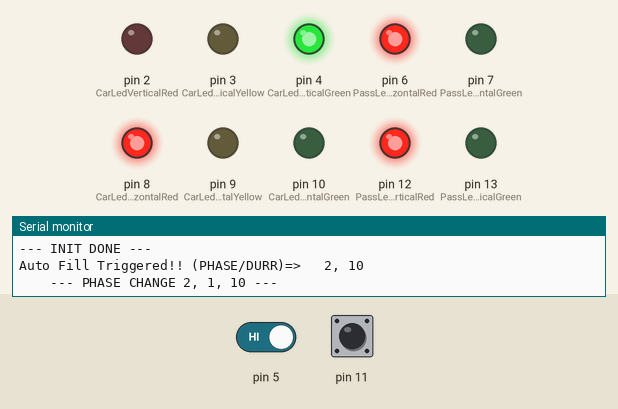
Recording of a sketch running on a simulated Arduino Uno, built with avr-gcc and run on an emulated ATmega328P. Parts: output pins drawn as LEDs (lit = HIGH), the last lines printed to the serial monitor. The inputs (shaded band) are chosen by the test bench; at power-on: pin 5 HIGH, pin 11 HIGH. Random numbers use the default seed unless the sketch sets one.

Above: at 5.8 s.
At 17.0 s:
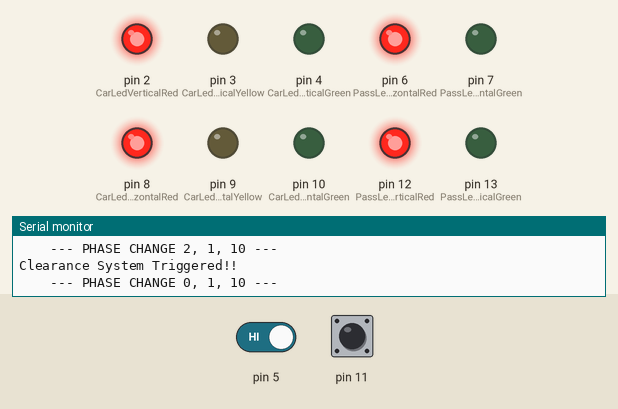
17.1 s: pin 5 driven LOW
At 27.6 s:
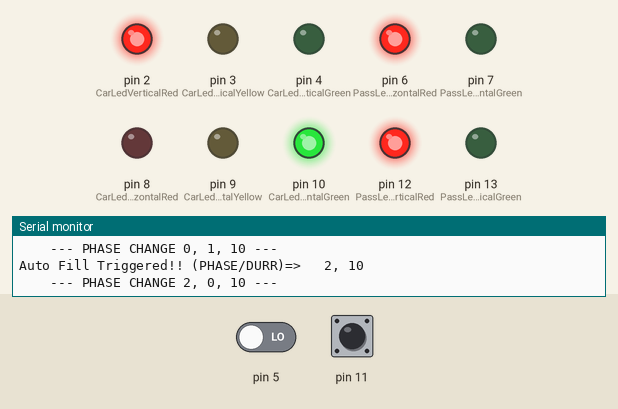
Timing chart, 0 to 38.1 s (numbered marks = the images above; inputs shaded):
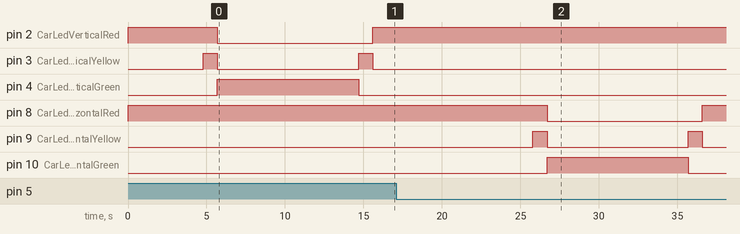

Measured:
- by itself, pin 3 (CarLedVerticalYellow), pin 9 (CarLedHorizontalYellow): alternates HIGH for 0.90 s and LOW for 9.0 s

The sketch:

A_VP_TL.ino
```cpp
/*
  Traffic Light System
  Made for Arduino Uno
  Tim Pape, 11.11.25
*/
#include <Arduino.h>    // For Strings, etc
#include "GPIO.h"       // OS specifics

//#define MAIN_TESTING 1    // Execute tests?

#ifdef MAIN_TESTING
  #include "TL_Tester.h"    // Tests
#endif


#include "Cross.h"          // Main Class


bool _isRunning;


void setup() {
  // put your setup code here, to run once:

  GPIO::init();

  _isRunning = true;


  // TESTS
  #ifdef MAIN_TESTING
    GPIO::println("--- Starting tests ---");
    TL_Tester tester;
    if (!tester.exec()) {
    GPIO::print("\nERROR TEST\n");
    GPIO::print("\nERROR TEST\n");
    GPIO::print("\nERROR TEST\n");
    GPIO::print("\nERROR TEST\n");
    GPIO::print("\nERROR TEST\n");
    GPIO::print("\nERROR TEST\n");
    GPIO::print("\nERROR TEST\n");
    GPIO::print("\nERROR TEST\n");
      _isRunning = false;
    }
  #endif

  GPIO::println("--- INIT DONE ---");
  Cross::init();

}


void loop() {
  if (!_isRunning) { return; }
  Cross::loop();
}
```

Buttons.cpp
```cpp
#include "Buttons.h"
#include <Arduino.h>
#include "GPIO.h"

// Define static members
volatile int _pins[BUTTON_AMOUNT];
volatile bool _pressed[BUTTON_AMOUNT];
volatile int _bounceDelay[BUTTON_AMOUNT];
volatile int _bounce[BUTTON_AMOUNT];
volatile unsigned long _lastTime;
void (*_callbackPressed)() = nullptr;
void (*_callbackReleased)() = nullptr;

// Constructor
Buttons::Buttons(void (*callbackPressed)(int), void (*callbackReleased)(int), const int pin1, const int pin2, const int debounceDelay1, const int debounceDelay2)
{
    _callbackPressed = callbackPressed;
    _callbackReleased = callbackReleased;

    // Store pin mapping
    _pins[0] = pin1;
    _pins[1] = pin2;

    _bounceDelay[0] = debounceDelay1;
    _bounceDelay[1] = (debounceDelay2 < 0 ? debounceDelay1 : debounceDelay2);

    for (int i = 0; i < BUTTON_AMOUNT; i++) {
        _bounce[i] = 0;
        _pressed[i] = false;
    }
    _lastTime = GPIO::getMS();
}

bool Buttons::_getPressed(int i) {
    if (i < 0 || i >= BUTTON_AMOUNT) return false;
    return !_pressed[i];
}


void Buttons::tick() {
    unsigned long currentTime = GPIO::getMS();

    if (currentTime <= _lastTime) {
      return;
    }
    for (int i = 0; i < BUTTON_AMOUNT; i++) {
        bool reading = !GPIO::isInput(_pins[i]);

        // If the reading is different from last stable state
        if (reading != _pressed[i]) {
            _bounce[i]++;
            if (_bounce[i] >= _bounceDelay[i]) {
                _pressed[i] = reading;
                _bounce[i] = 0;
                if (reading) {
                  _callbackPressed(i);
                } else {
                  _callbackReleased(i);
                }
            }
        } else {
            // Reset debounce counter if reading matches current state
            _bounce[i] = 0;
        }
    }
    _lastTime = currentTime;
}

// Returns index of any pressed button, -1 if none
int Buttons::isAnyPressed() {
    for (int i = 0; i < BUTTON_AMOUNT; i++) {
        if (_pressed[i]) return i;
    }
    return -1;
}

// Returns index of pressed button and resets it (like "handle once")
int Buttons::handlePressed() {
    int index = isAnyPressed();
    if (index >= 0) _pressed[index] = false;
    return index;
}

// Check if index is valid
bool Buttons::checkIndex(const int i) {
    return (i >= 0 && i < BUTTON_AMOUNT);
}

// Get current pressed state of a button
bool Buttons::getPressed(const int i) {
    if (!checkIndex(i)) return false;
    return _pressed[i];
}

// Optional: return pressed buttons as string
String Buttons::toString() {
    String s = "";
    for (int i = 0; i < BUTTON_AMOUNT; i++) {
        s += "\t Button " + String(i) + ": ";
        s += _pressed[i] ? "Pressed" : "Released";
        s += "\t";
        s += String(_bounce[i]);
        if (i < BUTTON_AMOUNT - 1) s += ", ";
    }
    return s;
}
```

Buttons.h
```cpp
#ifndef BUTTONS_H
#define BUTTONS_H
#include <Arduino.h>
#define BUTTON_AMOUNT 2

class Buttons {
private:


public:

  volatile int _pins[BUTTON_AMOUNT];
  volatile bool _pressed[BUTTON_AMOUNT];
  volatile int _bounceDelay[BUTTON_AMOUNT];
  volatile int _bounce[BUTTON_AMOUNT];
  volatile unsigned long _lastTime;
  void (*_callbackPressed)(int);
  void (*_callbackReleased)(int);

  bool _getPressed(int i);

  Buttons(
    void (*callbackPressed)(int),
    void (*callbackReleased)(int),
    const int pin1,
    const int pin2,
    const int debounceDelay1,
    const int debounceDelay2 = -1
  );

  void tick(); // Tick as fast as possible

  int isAnyPressed();
  int handlePressed();

  bool getPressed(const int i);
  static bool checkIndex(const int i);

  String toString();
};
#endif
```

CarLight.h
```cpp
#ifndef CARLIGHT_H
#define CARLIGHT_H

#include "GPIO.h"
#include "TrafficLight.h"


class CarLight : public TrafficLight
{
private:
	void _setStatus(int status) override {
		switch (status) {
		case LIGHT_STOP:
			stateRed = true;
			stateYellow = false;
			stateGreen = false;
			GPIO::pinWrite(pinRed, HIGH);
			GPIO::pinWrite(pinYellow, LOW);
			GPIO::pinWrite(pinGreen, LOW);
			break;
		case LIGHT_PREPARE:
			stateRed = true;
			stateYellow = true;
			stateGreen = false;
			GPIO::pinWrite(pinRed, HIGH);
			GPIO::pinWrite(pinYellow, HIGH);
			GPIO::pinWrite(pinGreen, LOW);
			break;
		case LIGHT_MOVE:
			stateRed = false;
			stateYellow = false;
			stateGreen = true;
			GPIO::pinWrite(pinRed, LOW);
			GPIO::pinWrite(pinYellow, LOW);
			GPIO::pinWrite(pinGreen, HIGH);
			break;
		case LIGHT_WAIT:
			stateRed = false;
			stateYellow = true;
			stateGreen = false;
			GPIO::pinWrite(pinRed, LOW);
			GPIO::pinWrite(pinYellow, HIGH);
			GPIO::pinWrite(pinGreen, LOW);
			break;
		default:
			return;
		}
	}

public:
	CarLight(bool isVertical) {
		if (isVertical) {
			this->pinRed = CarLedVerticalRed;
			this->pinYellow = CarLedVerticalYellow;
			this->pinGreen = CarLedVerticalGreen;
		} else {
			this->pinRed = CarLedHorizontalRed;
			this->pinYellow = CarLedHorizontalYellow;
			this->pinGreen = CarLedHorizontalGreen;
		}
		this->stateRed = false;
		this->stateYellow = false;
		this->stateGreen = false;
		this->_setStatus(0);
	}

	// INIT
	int pinRed;
	int pinYellow;
	int pinGreen;

	bool stateRed;
	bool stateYellow;
	bool stateGreen;
	int status;


	String toString() override {
		String result = "{CAR} RYG: ";
		result += (stateRed ? "X" : "_");
		result += (stateYellow ? "X" : "_");
		result += (stateGreen ? "X" : "_");
		result += " // ";
		result += String(pinRed) + ", " + String(pinYellow) + ", " + String(pinGreen);
		return result;
	}

};
#endif
```

Cross.cpp
```cpp
#include "Cross.h"
#include "Buttons.h"
#include "TrafficLight.h"
#include "CarLight.h"
#include "PassengerLight.h"

/*
0 = CLEARANCE
1 = GO PASS
2 = GO CAR

*/


TrafficLight* Cross::_lights[CROSS_LIGHT_AMOUNT] = { new PassengerLight(false), new PassengerLight(true), new CarLight(false), new CarLight(true) };
TrafficPhases Cross::_phases(Cross::onPhaseChange, Cross::onPhaseAdd);
Loop Cross::_loopButtons(Cross::tickBtn, 1);
Loop Cross::_loopLights(Cross::tickLight, 300);
Loop Cross::_loopPhases(Cross::tickPhase, 1000);
Loop Cross::_loopDebug(Cross::tickDebug, 7000);

Buttons Cross::_buttons(Cross::onBtnPressed, Cross::onBtnReleased, 5, 11, 50);

void Cross::init() {
  /*Dprint("\nCross Init Done\n");
  Dprint("Lights:\n");
  for (int c=0;c<4;c++) {
    Dprint("\t");
    Dprint(_lights[c]->toString());
  }
  Dprint("\n\t");
  Dprint(_buttons.toString());

  Dprint("\n Phases: \n");
  Dprint(_phases.toString());
  Dprintln("------------------");*/
}

String Cross::toToggleStatement(int c, bool exp) {
  String result = "";
  result += String(c);
  result += " -> ";
  result += String((exp ? "X" : "_"));
  return result;
}

void Cross::onPhaseChange(int phase) {
  int vertical = _phases.getVertical();
  int duration = _phases.getDuration();


  Dprint("\t\t--- PHASE CHANGE ");
  Dprint(phase);
  Dprint(", ");
  Dprint(vertical);
  Dprint(", ");
  Dprint(duration);

  Dprint(" ---\n");
  int c;


  const bool neutral = false;
  bool neutralCurrent = neutral;

  if (vertical != 0) {
    neutralCurrent = !neutralCurrent;
  }
  switch (phase) {
    case 0:
      for (c=0;c<4;c++) {
        _lights[c]->toggle(false);
      }
      break;
    case 1:
      // GO PASS
      for (c=0;c<2;c++) {
        _lights[c]->toggle((!c ^ !neutralCurrent)); // PASS ON
        _lights[c+2]->toggle(false); // CAR OFF
      }
      break;
    case 2:
    // GO CAR
      for (c=0;c<2;c++) {
        _lights[c]->toggle(false); // PASS OFF
        _lights[c+2]->toggle(((c == 0 ? false : true) ^ !neutralCurrent)); // CAR ON
      }
      break;
  }
}

void Cross::onPhaseAdd(int phase) {
  //Dprint("\t\t--- PHASE ADD ---\n");
}


void Cross::onBtnPressed(int i) {
  Dprint("~~~ BTN PRESS:   ");
  Dprint(i);
  Dprint("\n");
}

void Cross::onBtnReleased(int i) {
  Dprint("~~~ BTN RELEASED:   ");
  Dprint(i);
  Dprint("\n");

  _phases.add(1, i-1, -1);
}
void Cross::tickBtn() {
  Cross::_buttons.tick();
}


void Cross::tickLight() {
  //Dprint("------\n");
  for (int c = 0; c<2;c++) {
    _lights[c]->tick();
    _lights[c+2]->tick();

   // Dprintln(_lights[c]->toString());
   // Dprintln(_lights[c+2]->toString());
  }
}


void Cross::tickPhase() {
 _phases.tick();
}

// Timer
void Cross::loop() {
  _loopButtons.tick();
  _loopLights.tick();
  _loopPhases.tick();
  _loopDebug.tick();
}
```

Cross.h
```cpp
#ifndef CROSS_H
#define CROSS_H

#include "Loop.h"
#include "Buttons.h"
#include "TrafficPhases.h"
#include "TrafficLight.h"
#include <Arduino.h>

#define CROSS_LIGHT_AMOUNT 4

class Cross {

private:


public:
  static Loop _loopButtons;
  static Loop _loopLights;
  static Loop _loopPhases;
  static Loop _loopDebug;

  static TrafficPhases _phases;
  static Buttons _buttons;
  static TrafficLight *_lights[CROSS_LIGHT_AMOUNT];


  ////////////////////////
  static void init();
  static void onBtnPressed(int i);
  static void onBtnReleased(int i);
  static void onPhaseChange(int phase);
  static void onPhaseAdd(int phase);
  //////////////////////////

  static void loop();       // Tick as fast as possible from Arduino Loop!

  static String toToggleStatement(int c, bool exp);

  // Loops
  static void tickBtn();
  static void tickLight();
  static void tickPhase();
  static void tickDebug() {
    return;
   // Dprint("\n_\n");
  }

};

#endif
```

Loop.h
```cpp
#ifndef LOOP_H
#define LOOP_H

#include "GPIO.h"


class Loop {
  private:
    unsigned long _timeReference;
    unsigned long _timeCurrent;
    unsigned long _deltaCounter = 0;
    unsigned long _timeStep;

    void (*_callback)();

  public:
    bool isRunning = false;

    Loop(
      void (*callback)(),
      const unsigned long timeStep, // in MS
      const bool running = true
    ) {
      _callback = callback;
      _timeReference = GPIO::getMS();
      _timeStep = timeStep;
      isRunning = running;
    }


    void tick() {
      if (!isRunning) { return; }
      const unsigned long timeCurrent = GPIO::getMS();
      if (timeCurrent + _timeStep >= _timeReference) {
        _timeReference += _timeStep; // TODO: oder auto sum = timeCurrent+_timeStep; _timeReference = sum;
        _callback();
        _deltaCounter += 1;
      }
    }
};
#endif
```

PassengerLight.h
```cpp
#ifndef PASSLIGHT_H
#define PASSLIGHT_H
#include "TrafficLight.h"


class PassengerLight : public TrafficLight {
private:
  int pinRed;
  int pinGreen;

  bool stateRed;
  bool stateGreen;

  void _setStatus(int status) override {
    switch (status) {
    case (LIGHT_STOP):
      stateRed = true;
      stateGreen = false;
      GPIO::pinWrite(pinRed, HIGH);
      GPIO::pinWrite(pinGreen, LOW);
      break;
    case (LIGHT_PREPARE):
      stateRed = true;
      stateGreen = false;
      GPIO::pinWrite(pinRed, HIGH);
      GPIO::pinWrite(pinGreen, LOW);
      break;
    case (LIGHT_MOVE):
      stateRed = false;
      stateGreen = true;
      GPIO::pinWrite(pinRed, LOW);
      GPIO::pinWrite(pinGreen, HIGH);
      break;
    case (LIGHT_WAIT):
      stateRed = true;
      stateGreen = false;
      GPIO::pinWrite(pinRed, HIGH);
      GPIO::pinWrite(pinGreen, LOW);
      break;
    }
  }

public:
 // PassengerLight() {}

  PassengerLight(bool isVertical) {
    if (isVertical == true) {
      this->pinRed = PassLedVerticalRed;
      this->pinGreen = PassLedVerticalGreen;
    } else {
      this->pinRed = PassLedHorizontalRed;
      this->pinGreen = PassLedHorizontalGreen;
    }
    this->stateRed = false;
    this->stateGreen = false;
    this->_setStatus(0);
  }


  String toString() override {
    String result = "{PAS} R G: ";
    result += (stateRed ? "X" : "_");
    result += "_";
    result += (stateGreen ? "X" : "_");
    result += " // ";
    result += String(pinRed) + ", " + String(pinGreen) + "   ";
    return result;
  }
};
#endif
```

QueueInt.h
```cpp
#ifndef QUEUE_INT_H
#define QUEUE_INT_H
#define MAX_SIZE 20
#include <Arduino.h>
#include "GPIO.h"

class QueueInt {
private:
  int front;
  int rear;

  int arr[MAX_SIZE];

public:
    QueueInt() : front(-1), rear(-1) {}

    int doesExist(int element) {
        if (isEmpty()) {
            return -1;
        }

        for (int i = front; i <= rear; i++) {
            if (arr[i] == element) {
                return i;
            }
        }
        return -1;
    }

    int getElement(int index) {
        return arr[index];
    }


    bool isEmpty() {
        return (front == -1 || front > rear);
    }

    bool isFull() {
        return (rear == MAX_SIZE - 1);
    }

    int getHead() {
      return arr[front];
    }

    int itemCount() {
      if (front == -1) { // queue is empty
        return 0;
      }
      return rear - front + 1;
    }

    void enqueue(int val) {
        if (isFull()) {
            //cout << "Queue is full" << endl;
            return;
        }
        if (isEmpty())
            front = 0;
        arr[++rear] = val;
    }

    int dequeue() {
        if (isEmpty()) {
            //cout << "Queue is empty" << endl;
            return -1;
        }
        int val = arr[front++];
        if (front > rear)  // Reset queue after last element is dequeued
            front = rear = -1;
        return val;
    }

    // NOT TESTED
    String toString() {
        String result = "";
        if (isEmpty()) {
            return "/EMPTY/";
        }
        for (int c=front; c <= rear; c++) {
            result += String(arr[c])+", ";
        }
        return result;
    }
};

#endif
```

TButtons.cpp
```cpp
#include "TButtons.h"
#include "Buttons.h"
#include "Loop.h"

Buttons TButtons::buttons = Buttons(TButtons::pressed, TButtons::released, 5, 11, 50, 50);
Loop TButtons::tloop = Loop(TButtons::tick, 1);

TButtons::TButtons() {

}

void TButtons::released(int i) {
  Bprint("Button (");
  Bprint(String(i));
  Bprint(") released \n");
}

void TButtons::pressed(int i) {
  Bprint("Button (");
  Bprint(String(i));
  Bprint(") pressed \n");
 // Bprintln(Buttons::toString());
}

void TButtons::tick() {

}

bool TButtons::exec()
{
  int time = GPIO::getMS();
  int delta = 1000;
    while (true) {
      tloop.tick();
      buttons.tick();
      if (GPIO::getMS() - time >= 1500) {
        break;
      }
    }
    Bprintln("FERTIG");
    return true;
  }
```

TButtons.h
```cpp
#include "TL_Test.h"
#include "Buttons.h"
#include "Loop.h"

#define PRINT_BUTTON 1
#if PRINT_BUTTON
    #define Bprint(...) Tprint(__VA_ARGS__);
    #define Bprintln(...) Tprintln(__VA_ARGS__);
#else
    #define Bprint(...)
    #define Bprintln(...)
#endif

class TButtons : public TL_Test {


public:
  /*Button ns = GPIO::getButton(false);
  Button we = GPIO::getButton(true);


   void printBtns() {
    Bprint("-- Buttons: \n");
    Bprintln(ns.toString());
    Bprintln(we.toString());
  }
*/
  static Buttons buttons;
  static Loop tloop;
  TButtons();
  static void released(int i);
  static void pressed(int i);
  static void tick();

  bool exec();
};
```

TL_Test.h
```cpp
#ifndef TL_TEST_H
#define TL_TEST_H

#define DEBUG_TEST 1
#if DEBUG_TEST
  #define Tprint(...) Serial.print(__VA_ARGS__);
  #define Tprintln(...) Serial.println(__VA_ARGS__);
#else
  #define Tprint(...)
  #define Tprintln(...)
#endif

class TL_Test {
public:
  virtual bool exec() = 0;
};

#endif
```

TTrafficPhases.cpp
```cpp
#include "TTrafficPhases.h"
#include "TrafficPhases.h"

// Define the static member variable
TrafficPhases TTrafficPhases::_phases(TTrafficPhases::onChange, TTrafficPhases::onAdd);
// --- Static Callback Implementations ---

void TTrafficPhases::onChange(int i) {
  Tprint("\n\t\tON CHANGE\n");
}

void TTrafficPhases::onAdd(int i) {
  Tprint("\n\t\tON ADD\n");
}

// --- Main Execution Function ---
bool TTrafficPhases::exec() {
  return TTrafficPhases::exec2();
}

bool TTrafficPhases::exec2() {
      Tprint("\nTesting Traffic");

    // _phases = new TrafficPhases(TTrafficPhases::onChange, TTrafficPhases::onAdd);

      Tprint("\n--- INIT PHASE");
      Tprint(_phases.toString());
      Tprint("-----\n");

      Tprint("> Adding Phase...");
      _phases.add(2, 0, -1);
      Tprint("\n> Adding Phase done...\n");
      //_phases.add(1, 0, -1);
     // _phases.add(2, 1, -1);
      unsigned long tick = 0;


      while (true) {
        if (tick >= 50) { break; }
        _phases.tick();
        Tprint(">>> TICK ");
        Tprint(String(++tick));
        Tprint(" <<< \n");
        Tprint(_phases.toString());
        Tprint("--\n");
       // delay(800);
      }

      return true;
    }
```

TTrafficPhases.h
```cpp
#include "TL_Test.h"
#include "TrafficPhases.h"


class TTrafficPhases : public TL_Test {
  public:

    static TrafficPhases _phases;

    static void onChange(int i);
    static void onAdd(int i);

    static bool exec2();
    bool exec();
};
```

Source omitted: TrafficLight.h (1865 bytes), TrafficPhases.cpp (4267 bytes), TrafficPhases.h (1485 bytes), GPIO.cpp (1278 bytes), GPIO.h (1058 bytes)
